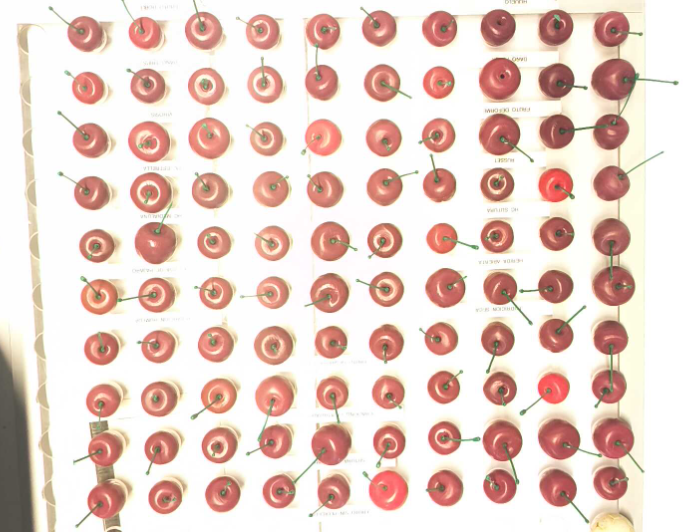
#> input picture fotos/foto.png, 688 x 532 px
$ python color_mask.py
#> lines starting #> are read from the running program, lines starting #| are printed output that depends on the picture; after the words box and inside, x2 and y2 are one past the last pixel; in counts of white or black regions, pixels touching at a corner belong together
import os

import cv2
import numpy as np

# Ruta anclada a la raíz del proyecto, no al directorio desde donde se ejecuta.
RAIZ_PROYECTO = os.path.dirname(os.path.dirname(os.path.abspath(__file__)))
RUTA_IMAGEN = os.path.join(RAIZ_PROYECTO, "fotos", "foto.png")

img = cv2.imread(RUTA_IMAGEN)
#> img is the input picture: shape (532, 688, 3); mean B, G, R 204.3, 212.4, 234

hsv = cv2.cvtColor(img, cv2.COLOR_BGR2HSV)
#> hsv: shape (532, 688, 3); mean H, S, V 23.6, 38.1, 234.5

H, S, V = cv2.split(hsv)
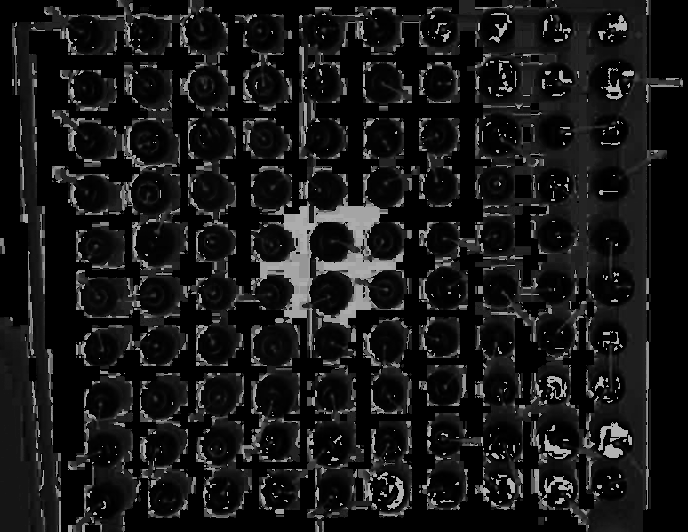
#> H: shape (532, 688); min 0, max 179, mean 23.6
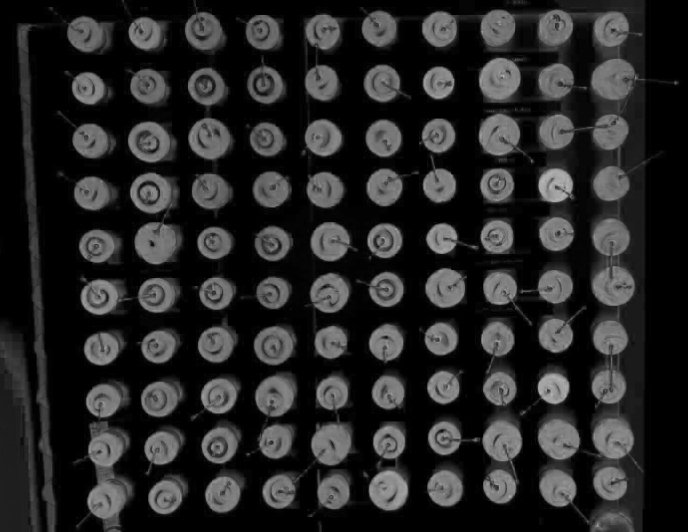
#> S: shape (532, 688); min 0, max 184, mean 38.1
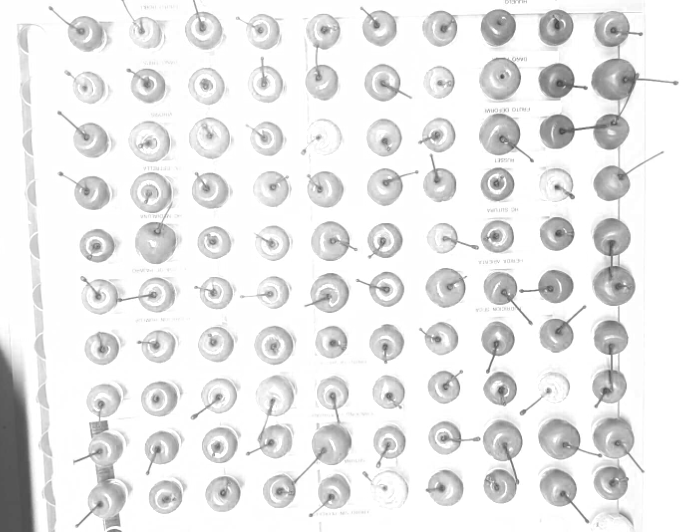
#> V: shape (532, 688); min 65, max 255, mean 234.5

# Rojo
mask = ((H < 10) | (H > 165)) & (S > 70) & (V > 35)
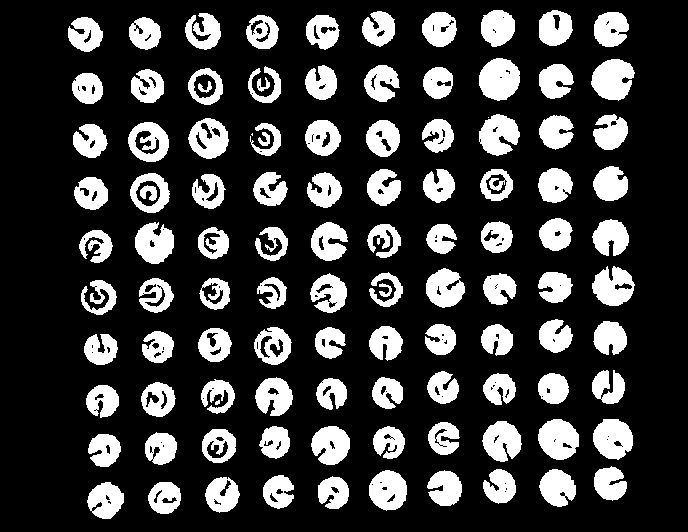
#> mask: shape (532, 688) bool; 22.7% white; 108 white regions (3 under 20 px), largest, box (x1, y1, x2, y2) and area: (479, 58, 520, 101) 1355, (591, 59, 635, 101) 1336, (538, 419, 579, 460) 1256

mask = (mask * 255).astype(np.uint8)

# Limpiar ruido
kernel = np.ones((5, 5), np.uint8)

mask = cv2.morphologyEx(
    mask,
    cv2.MORPH_OPEN,
    kernel
)
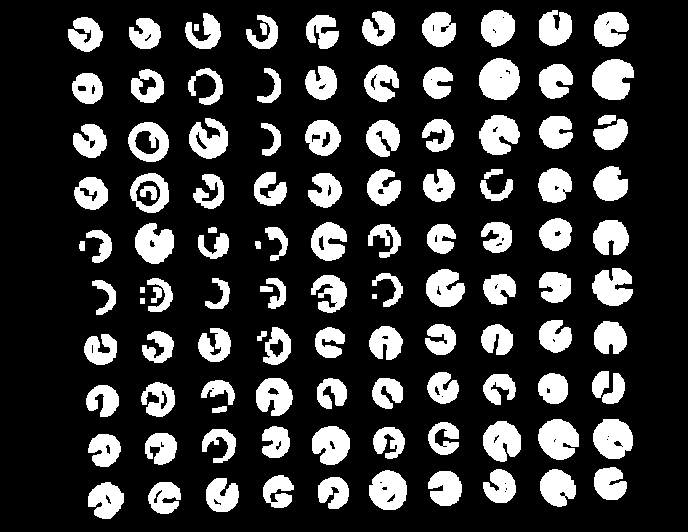
#> mask: shape (532, 688); 21.2% white; 116 white regions, largest, box (x1, y1, x2, y2) and area: (479, 58, 520, 100) 1348, (592, 59, 634, 100) 1307, (538, 419, 579, 460) 1248

mask = cv2.morphologyEx(
    mask,
    cv2.MORPH_CLOSE,
    np.ones((9, 9), np.uint8)
)
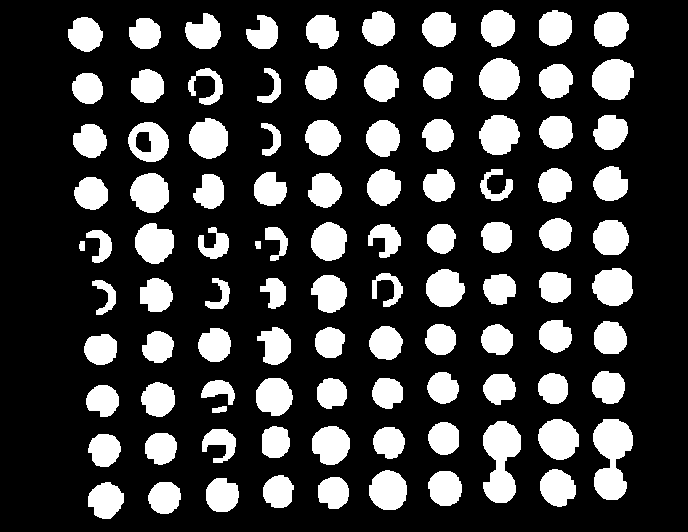
#> mask: shape (532, 688); 23.5% white; 101 white regions, largest, box (x1, y1, x2, y2) and area: (593, 419, 633, 500) 2168, (483, 421, 521, 503) 2093, (479, 58, 520, 100) 1358

# Componentes conectados
num_labels, labels, stats, centroids = \
    cv2.connectedComponentsWithStats(mask)
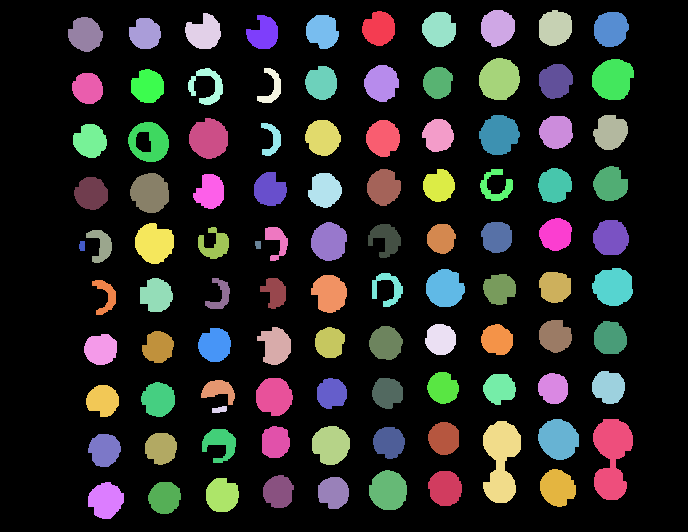
#> labels: shape (532, 688) int32; 102 distinct labels, from 0 to 101; one colour per label, 0 black
#> num_labels = 102; stats = 102 rows, first 6: [0, 0, 688, 532, 280145], [362, 11, 33, 35, 876], [481, 10, 34, 37, 977], [539, 10, 33, 36, 970], [185, 13, 36, 36, 901], [422, 12, 34, 35, 920]; centroids = 102 pairs, first value 81.73 to 612.8, second value 27.24 to 499.9

# show in the same window until a key is pressed
cv2.imshow("Mask", mask)
cv2.waitKey(0)
cv2.destroyAllWindows()

$ run again, with fotos/claro_centro.png copied over fotos/foto.png
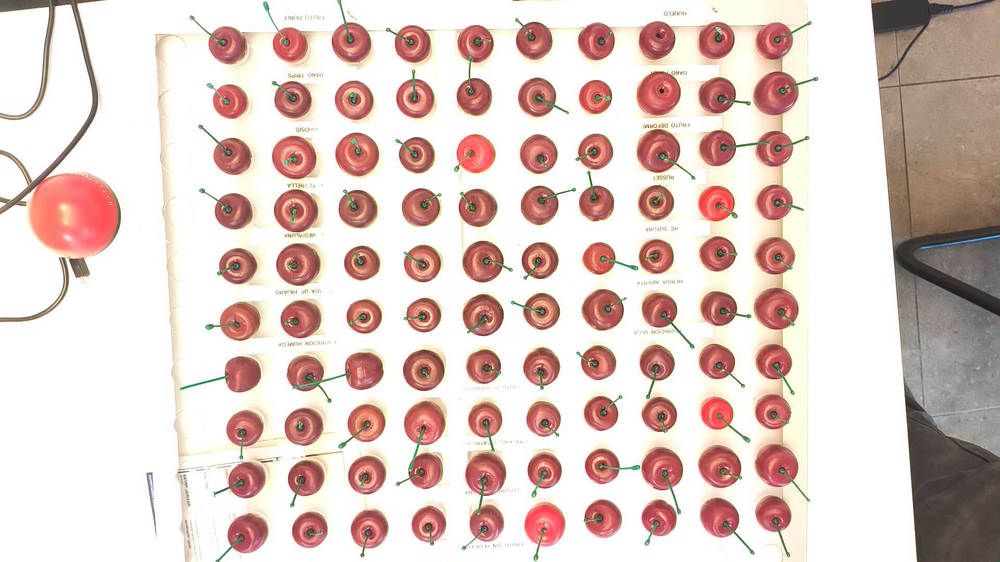
#> input picture fotos/claro_centro.png, 1000 x 562 px, shrunk from 1920 x 1080 before the run
#> img is the input picture: shape (562, 1000, 3); mean B, G, R 198.5, 204.4, 223.6
#> hsv: shape (562, 1000, 3); mean H, S, V 26.8, 36.4, 224.3
#> `mask = ((H < 10) | (H > 165)) & (S > 70) & (V > 35)`:
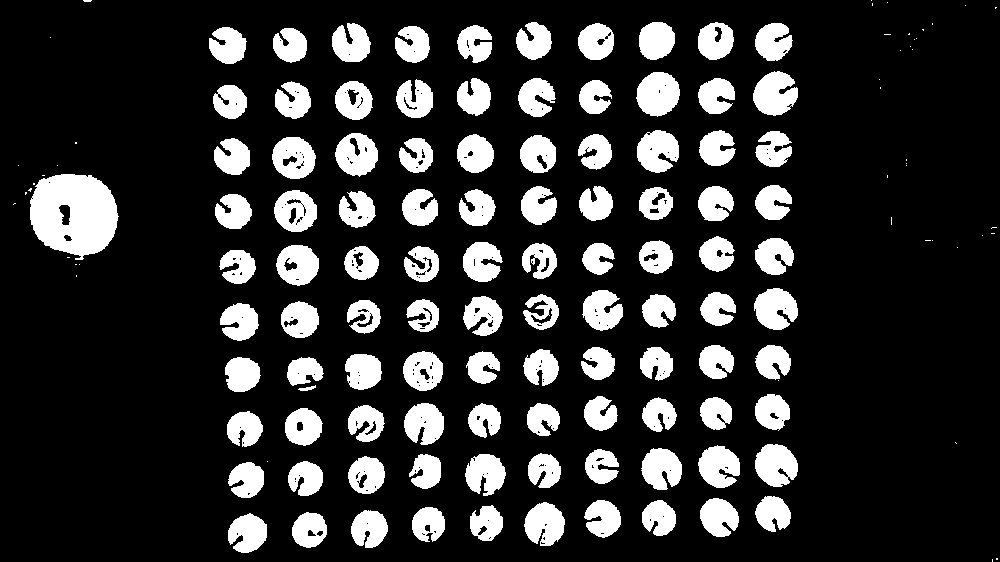
#> mask: shape (562, 1000) bool; 18.5% white; 148 white regions (46 under 20 px), largest, box (x1, y1, x2, y2) and area: (30, 174, 119, 260) 5669, (636, 72, 680, 117) 1496, (753, 71, 798, 116) 1451
#> `num_labels, labels, stats, centroids = \ cv2.connectedComponentsWithSt..`:
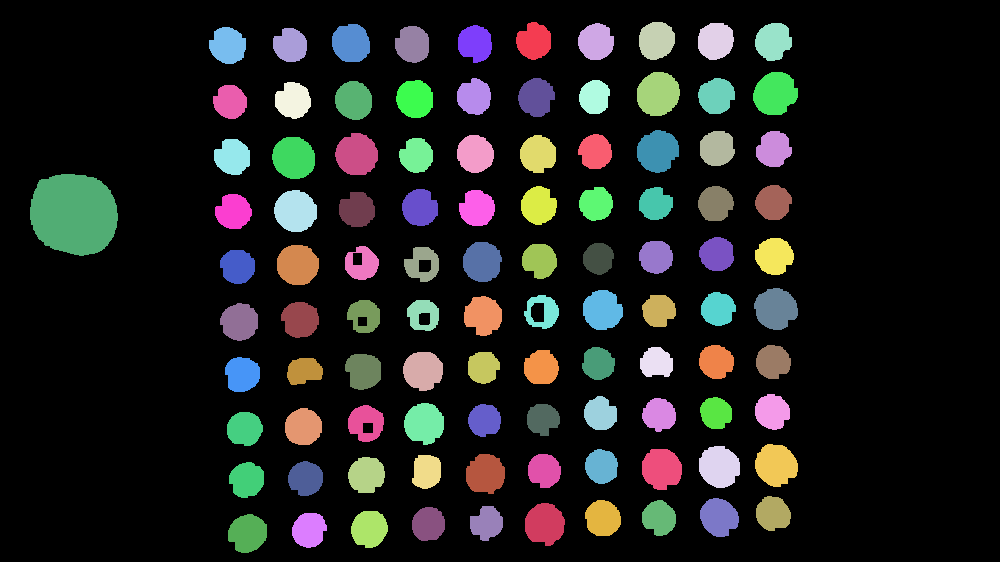
#> labels: shape (562, 1000) int32; 102 distinct labels, from 0 to 101; one colour per label, 0 black
#> num_labels = 102; stats = 102 rows, first 6: [0, 0, 1000, 562, 454035], [516, 22, 35, 38, 994], [578, 23, 36, 37, 1033], [639, 22, 36, 38, 1095], [698, 23, 36, 37, 1076], [755, 23, 37, 38, 1070]; centroids = 102 pairs, first value 73.51 to 775.6, second value 40.09 to 532.9

$ run again, with fotos/claro_good_camara.png copied over fotos/foto.png
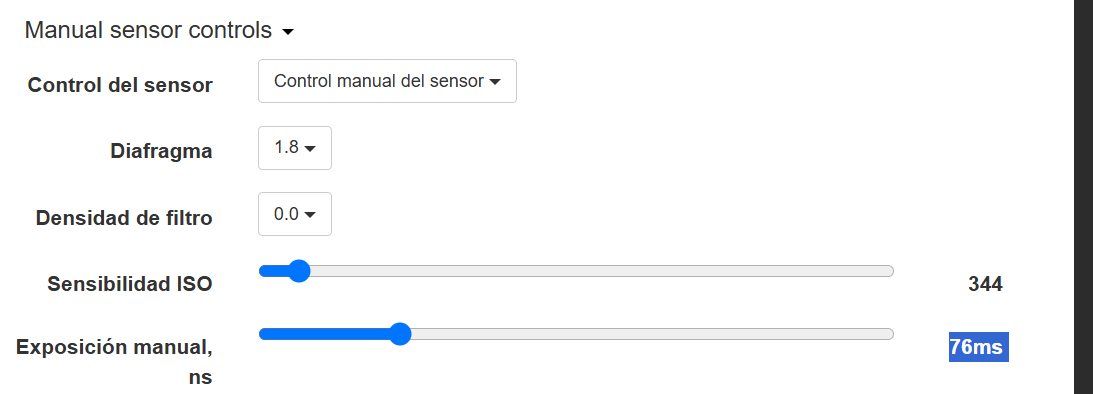
#> input picture fotos/claro_good_camara.png, 1093 x 394 px
#> img is the input picture: shape (394, 1093, 3); mean B, G, R 246.6, 245.4, 244.6
#> hsv: shape (394, 1093, 3); mean H, S, V 2.2, 4.2, 247.3
#> `mask = ((H < 10) | (H > 165)) & (S > 70) & (V > 35)`:
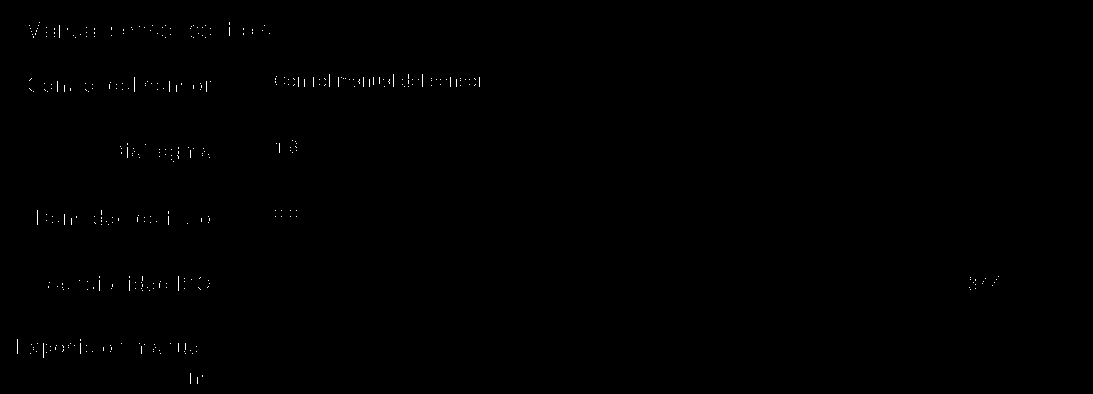
#> mask: shape (394, 1093) bool; 0.2% white in thin lines or dots, all inside (x1, y1, x2, y2) = (17, 22, 999, 384)
#> labels: shape (394, 1093) int32; every value is 0
#> num_labels = 1; stats = [[0, 0, 1093, 394, 430642]]; centroids = [[546, 196.5]]
